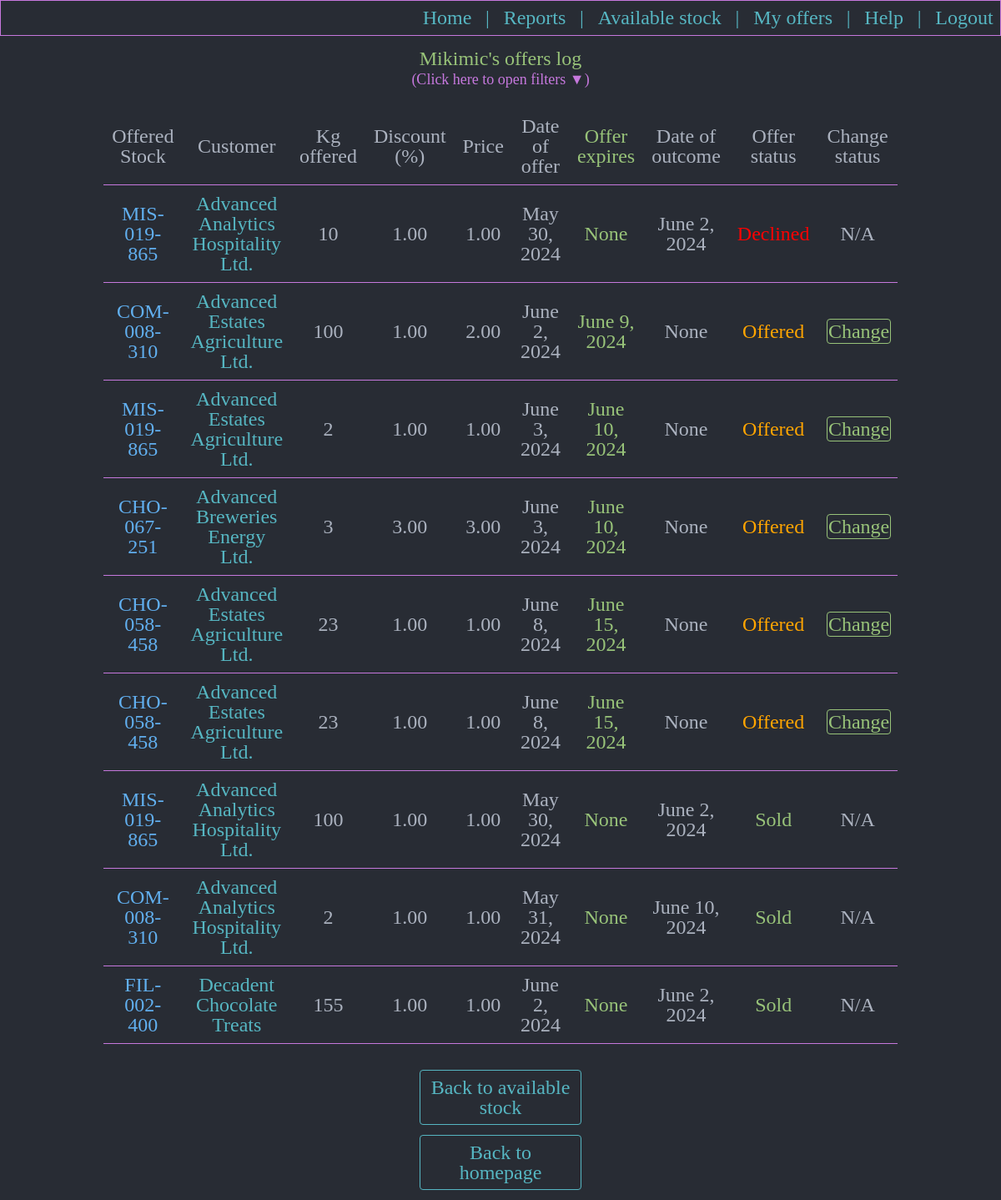
Page /existing_offers/ (signed in) on the earlier database version.
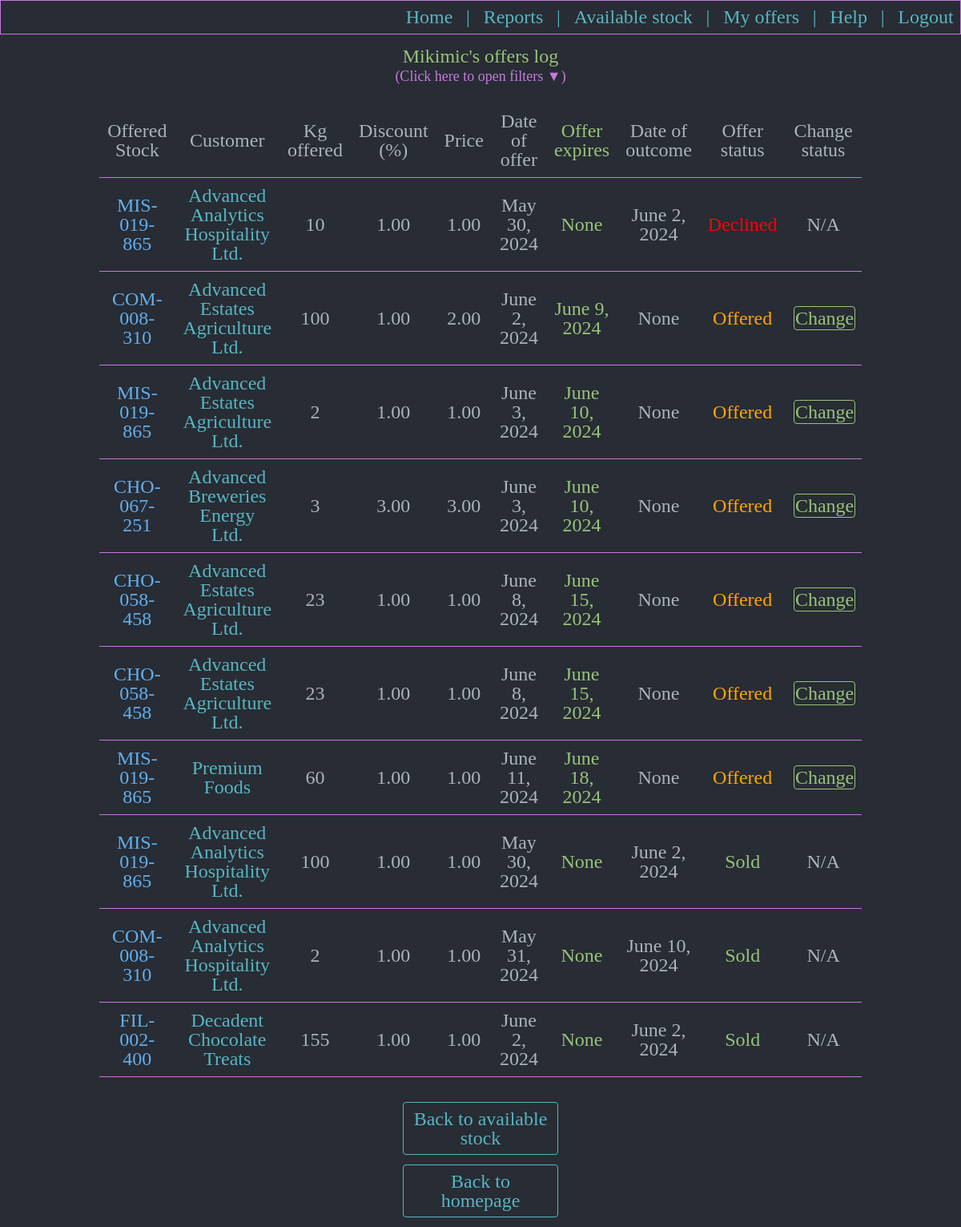
Same page on the later database version.
### aged/models.py (models this page shows, shortened)
class OffersLog(models.Model):
    sales_rep_that_made_the_offer = models.ForeignKey(User, null=True, on_delete=models.SET_NULL)
    offered_stock = models.ForeignKey(AvailableStock, null=True, on_delete=models.SET_NULL)
    offered_product = models.ForeignKey(Products, on_delete=models.RESTRICT)
    customer_that_received_offer = models.ForeignKey(Customers, on_delete=models.RESTRICT)
    offered_sold_or_declined_quantity_kg = models.IntegerField()
    STATUS_CHOICES = (('Offered', 'Offered'),
                      ('Declined', 'Declined'),
                      ('Sold', 'Sold'),
                      ('Offer Expired', 'Offer Expired'))
    offer_status = models.CharField(max_length=20, choices=STATUS_CHOICES)
    discount_offered_percents = models.DecimalField(max_digits=5, decimal_places=2)
    price_per_kg_offered = models.DecimalField(max_digits=7, decimal_places=2)
    date_of_offer = models.DateField()
    expiration_date_of_offer = models.DateField(null=True, blank=True)
    date_of_outcome = models.DateField(null=True, blank=True)
    stock_expired = models.BooleanField(default=False)
    class Meta:
        verbose_name_plural = 'Offers log'

class Products(models.Model):
    cod_material = models.CharField(max_length=100)
    description = models.CharField(max_length=200, null=True, blank=True)
    product_brand = models.ForeignKey(Brands, null=True, blank=True, on_delete=models.SET_NULL)
    product_material_type = models.ForeignKey(MaterialType, null=True, blank=True, on_delete=models.SET_NULL)
    class Meta:
        verbose_name_plural = 'Products'

class Customers(models.Model):
    customer_name = models.CharField(max_length=100)
    customer_number = models.IntegerField()
    salesperson_owning_account = models.ForeignKey(User, null=True, blank=True, on_delete=models.SET_NULL)
    allocated_customer_service_rep = models.ForeignKey(CustomerService, null=True, blank=True, on_delete=models.SET_NULL)
    STATUS_CHOICES = ( ('Active', 'Active'), ('Inactive', 'Inactive'), )
    customer_status = models.CharField(max_length=10, choices=STATUS_CHOICES)
    def __str__(self):
        return self.customer_name
    class Meta:
        verbose_name_plural = 'Customers'

### aged/views.py (the view)
# urls.py: path('existing_offers/', views.existing_offers, name='existing_offers'),
@login_required
def existing_offers(request):
    azi = datetime.datetime.today()
    sixty_days_ago = (azi - datetime.timedelta(days=60)).date()
    pending = OffersLog.objects.filter(date_of_offer__gte=sixty_days_ago, sales_rep_that_made_the_offer=request.user).all().order_by('offer_status')
    return render(request, 'aged/existing_offers.html', {'pending': pending})

### aged/templates/aged/existing_offers.html (shortened to what this page needs)
{% extends 'aged/base.html' %}
{% load static %}
{% block body %}
<div class="div_menu_no_border">
<p class="p_menu">{{user}}'s offers log </p>
<p class = "p_div_filter" id="p_filter_message">(Click here to open filters ▼)</p>
{% if pending|length > 0 %}
<table  cellpadding="10" cellspacing="10" class="table_stocks_and_report">
  <tr class = "tr_first_line">
    <th> Offered Stock </th>
    <th> Customer </th>
    <th> Kg offered </th>
    <th> Discount (%) </th>
    <th> Price </th>
    <th> Date of offer </th>
    <th class="table_status_sold">Offer expires</th>
    <th> Date of outcome </th>
    <th> Offer status </th>
    <th> Change status </th>
  </tr>
  {% for obj in pending %}
  {% if obj.offer_status == "Offer Expired" %}
  <tr class="OfferExpired">
  {% else %}
  <tr class="{{ obj.offer_status }}">
  {% endif %}
    <td class="table_sku">{{ obj.offered_product.cod_material }}</td>
    <td class="table_customer">{{ obj.customer_that_received_offer }}</td>
    <td>{{ obj.offered_sold_or_declined_quantity_kg }}</td>
    <td>{{ obj.discount_offered_percents }}</td>
    <td>{{ obj.price_per_kg_offered }}</td>
    <td>{{ obj.date_of_offer }}</td>
    <td class="table_status_sold">{{ obj.expiration_date_of_offer }}</td>
    <td>{{ obj.date_of_outcome }}</td>
    {% if obj.offer_status == "Offered" %}
    <td style="color:orange">{{ obj.offer_status }}</td>
      {% if obj.stock_expired == True %}
      <td style="color:red">Stock Expired</td>
      {% else %}
      <td><a class="a_menu_make_offer" href="{% url 'change_offer_status' offer_id=obj.id %}"> Change </a></td>
      {% endif %}
    {% elif obj.offer_status == "Sold" %}
      <td style="color:#98c379">{{ obj.offer_status }}</td>
      {% if obj.stock_expired == True %}
      <td style="color:red">Stock Expired</td>
      {% else %}
      <td>N/A</td>
      {% endif %}
    {% elif obj.offer_status == "Declined" %}
      <td style="color:red">{{ obj.offer_status }}</td>
      {% if obj.stock_expired == True %}
      <td style="color:red">Stock Expired</td>
      {% else %}
      <td>N/A</td>
      {% endif %}
    {% endif %}
  </tr>
  {% endfor %}
</table>
{% else %}
<p style="color:red">You have no activity to show!</p>
{% endif %}
<a class="a_menu" href="{% url 'all_available_stock' %}">Back to available stock</a>
<a class="a_menu" href="{% url 'home' %}">Back to homepage</a>
</div>
{% endblock %}

Differences in the rows shown:
added OffersLog: offered_product.cod_material "MIS-019-865", customer_that_received_offer "Premium Foods", offered_sold_or_declined_quantity_kg "60", discount_offered_percents "1.00", price_per_kg_offered "1.00", date_of_offer "June 11, 2024", expiration_date_of_offer "June 18, 2024", date_of_outcome "None", offer_status "Offered", stock_expired "Change"
